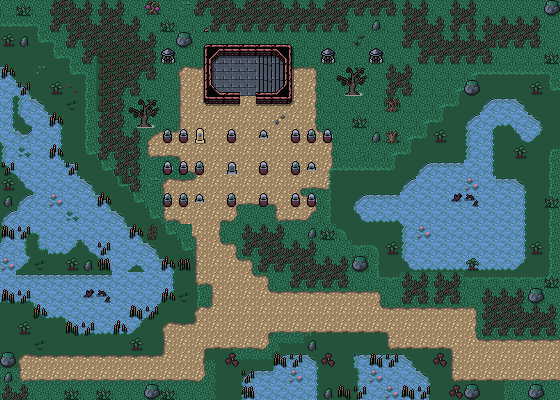

Below is a game level as drawn by its tile map, then a one-line description and the .tmx that defines it (tile-layer data replaced by summaries):
An orthogonal 35x25 tile map with 16x16 px tiles, 4 tile layers (Background, Ground, Clutter, Objects), 2 tilesets and 49 objects.

<map version="1.10" tiledversion="1.10.1" orientation="orthogonal" renderorder="right-down" width="35" height="25" tilewidth="16" tileheight="16" infinite="0" nextlayerid="8" nextobjectid="102">
 <editorsettings>
  <export target="wastetown..tmx" format="tmx" />
 </editorsettings>
 <tileset firstgid="1" source="../../tileset/main.tsx" />
 <tileset firstgid="10113" source="../../tileset/buildings.tsx" />
 <layer id="1" name="Background" width="35" height="25">
  <data>[875 cells, 572 non-empty, 33 distinct tile ids]</data>
 </layer>
 <layer id="2" name="Ground" width="35" height="25">
  <data>[875 cells, 635 non-empty, 60 distinct tile ids]</data>
 </layer>
 <layer id="3" name="Clutter" width="35" height="25">
  <data>[875 cells, 679 non-empty, 108 distinct tile ids]</data>
 </layer>
 <layer id="7" name="Objects" width="35" height="25">
  <properties>
   <property name="spriteLayer" type="bool" value="true" />
  </properties>
  <data>[875 cells, 73 non-empty, 13 distinct tile ids]</data>
 </layer>
 <objectgroup id="4" name="Objects">
  <object id="38" template="../../obj/entry_right.tx" x="537" y="378.833" width="23" height="41.833" />
  <object id="49" template="../../obj/entry_right.tx" x="263" y="93.5" width="20" height="36.5" />
  <object id="52" template="../../obj/enemy.tx" x="207.682" y="268.401">
   <properties>
    <property name="enemy" value="Dark Knight" />
    <property name="threatRange" type="int" value="40" />
    <property name="waypoints" value="95,92" />
   </properties>
  </object>
  <object id="53" template="../../obj/enemy.tx" x="368" y="109">
   <properties>
    <property name="enemy" value="Grave Titan" />
   </properties>
  </object>
  <object id="54" template="../../obj/gold.tx" x="162" y="161" />
  <object id="56" template="../../obj/enemy.tx" x="186" y="160" visible="1">
   <properties>
    <property name="enemy" value="Greater Zombie" />
    <property name="hidden" type="bool" value="true" />
    <property name="pursueRange" type="float" value="60" />
    <property name="threatRange" type="float" value="30" />
   </properties>
  </object>
  <object id="58" template="../../obj/enemy.tx" x="187" y="193" visible="1">
   <properties>
    <property name="enemy" value="Zombie" />
    <property name="hidden" type="bool" value="true" />
    <property name="pursueRange" type="float" value="60" />
    <property name="threatRange" type="float" value="30" />
   </properties>
  </object>
  <object id="59" template="../../obj/collision.tx" x="-16" y="-16" width="16" height="432" />
  <object id="60" template="../../obj/collision.tx" x="560" y="-16" width="16" height="432" />
  <object id="61" template="../../obj/collision.tx" x="0" y="400" width="560" height="16" />
  <object id="62" template="../../obj/collision.tx" x="0" y="-16" width="560" height="16" />
  <object id="63" template="../../obj/manashards.tx" x="0.5" y="16" />
  <object id="64" template="../../obj/manashards.tx" x="545.5" y="166.5" />
  <object id="66" template="../../obj/enemy.tx" x="270.5" y="142.5" visible="1">
   <properties>
    <property name="enemy" value="Skeleton Soldier" />
    <property name="hidden" type="bool" value="true" />
    <property name="pursueRange" type="float" value="60" />
    <property name="threatRange" type="float" value="30" />
   </properties>
  </object>
  <object id="67" template="../../obj/booster.tx" x="542.5" y="31.5">
   <properties>
    <property name="reward">[
  {
    "editions": [ "SNC" ],
    "type": "card",
    "count": 10,
    "rarity": [ "Common" ]
  },
  {
    "editions": [ "SNC" ],
    "type": "card",
    "count": 3,
    "rarity": [ "Uncommon" ]
  },
  {
    "editions": [ "SNC" ],
    "type": "card",
    "count": 3,
    "rarity": [ "Rare", "Mythic Rare" ]
  }
]
</property>
   </properties>
  </object>
  <object id="68" template="../../obj/enemy.tx" x="455" y="250.5">
   <properties>
    <property name="enemy" value="Wraith" />
    <property name="threatRange" type="int" value="20" />
    <property name="waypoints" value="77,78,99,97,79" />
   </properties>
  </object>
  <object id="69" template="../../obj/enemy.tx" x="32" y="161">
   <properties>
    <property name="enemy" value="Crocodile" />
    <property name="threatRange" type="int" value="50" />
    <property name="waypoints" value="85,84,81,82,83,84" />
   </properties>
  </object>
  <object id="70" template="../../obj/enemy.tx" x="117.5" y="374.5">
   <properties>
    <property name="enemy" value="Dark Knight" />
    <property name="threatRange" type="int" value="40" />
    <property name="waypoints" value="91,90,92,94,92,90" />
   </properties>
  </object>
  <object id="71" template="../../obj/gold.tx" x="220" y="76" />
  <object id="72" template="../../obj/enemy.tx" x="30.5" y="61">
   <properties>
    <property name="enemy" value="Adept Black Wizard" />
    <property name="threatRange" type="int" value="60" />
   </properties>
  </object>
  <object id="73" template="../../obj/treasure.tx" x="29.5" y="22" />
  <object id="74" template="../../obj/treasure.tx" x="368.5" y="93" />
  <object id="75" template="../../obj/enemy.tx" x="492.5" y="130">
   <properties>
    <property name="enemy" value="Wraith" />
    <property name="threatRange" type="int" value="20" />
    <property name="waypoints" value="99,97,79,77,78" />
   </properties>
  </object>
  <object id="76" template="../../obj/enemy.tx" x="157" y="98">
   <properties>
    <property name="enemy" value="Wraith" />
    <property name="threatRange" type="int" value="20" />
    <property name="waypoints" value="101,100,99" />
   </properties>
  </object>
  <object id="77" template="../../obj/waypoint.tx" x="348" y="236.5" />
  <object id="78" template="../../obj/waypoint.tx" x="472.5" y="202" />
  <object id="79" template="../../obj/waypoint.tx" x="465" y="304" />
  <object id="80" template="../../obj/waypoint.tx" x="85" y="230" />
  <object id="81" template="../../obj/waypoint.tx" x="144.5" y="298.5" />
  <object id="82" template="../../obj/waypoint.tx" x="2" y="293" />
  <object id="83" template="../../obj/waypoint.tx" x="7.5" y="233" />
  <object id="84" template="../../obj/waypoint.tx" x="48.5" y="208.5" />
  <object id="85" template="../../obj/waypoint.tx" x="38.5" y="142.5" />
  <object id="86" template="../../obj/gold.tx" x="319" y="160.5" />
  <object id="87" template="../../obj/gold.tx" x="162.5" y="194.5" />
  <object id="88" template="../../obj/enemy.tx" x="238" y="144.5" visible="1">
   <properties>
    <property name="enemy" value="Skeleton Soldier" />
    <property name="hidden" type="bool" value="true" />
    <property name="pursueRange" type="float" value="60" />
    <property name="threatRange" type="float" value="30" />
   </properties>
  </object>
  <object id="89" template="../../obj/enemy.tx" x="275" y="206" visible="1">
   <properties>
    <property name="enemy" value="Skeleton Soldier" />
    <property name="hidden" type="bool" value="true" />
    <property name="pursueRange" type="float" value="60" />
    <property name="threatRange" type="float" value="30" />
   </properties>
  </object>
  <object id="90" template="../../obj/waypoint.tx" x="178" y="371.5" />
  <object id="91" template="../../obj/waypoint.tx" x="18" y="376" />
  <object id="92" template="../../obj/waypoint.tx" x="232.5" y="312.5" />
  <object id="93" template="../../obj/waypoint.tx" x="368.5" y="323.5" />
  <object id="94" template="../../obj/waypoint.tx" x="456" y="338.5" />
  <object id="95" template="../../obj/waypoint.tx" x="206.5" y="230.5" />
  <object id="96" template="../../obj/waypoint.tx" x="399.5" y="127" />
  <object id="97" template="../../obj/waypoint.tx" x="543" y="254.5" />
  <object id="98" template="../../obj/waypoint.tx" x="439.5" y="116.5" />
  <object id="99" template="../../obj/waypoint.tx" x="510" y="71.5" />
  <object id="100" template="../../obj/waypoint.tx" x="286" y="236.5" />
  <object id="101" template="../../obj/waypoint.tx" x="172.5" y="93" />
 </objectgroup>
</map>
